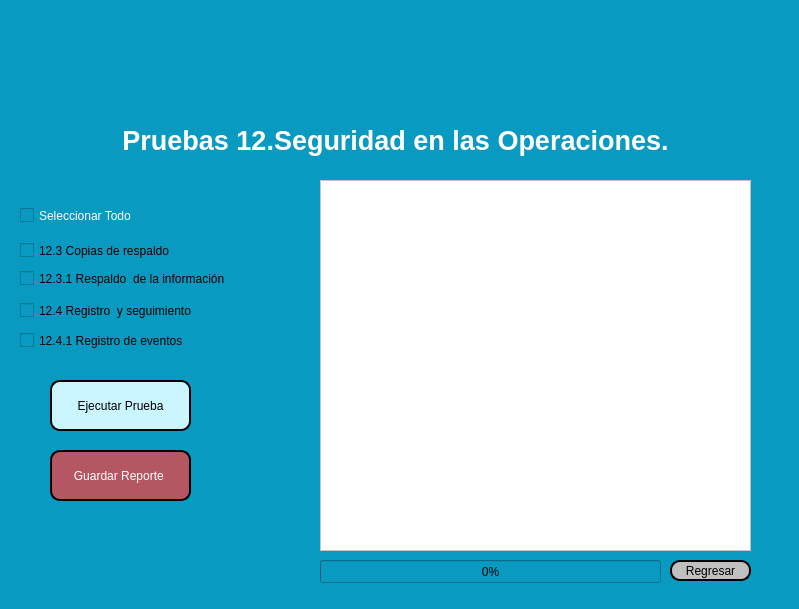
<?xml version="1.0" encoding="UTF-8"?>
<ui version="4.0">
 <class>MainWindow</class>
 <widget class="QMainWindow" name="MainWindow">
  <property name="geometry">
   <rect>
    <x>0</x>
    <y>0</y>
    <width>799</width>
    <height>609</height>
   </rect>
  </property>
  <property name="windowTitle">
   <string>Módulo Pruebas 12. Seguridad de Las Operaciones</string>
  </property>
  <property name="styleSheet">
   <string notr="true">background-color: rgb(9, 154, 194);</string>
  </property>
  <widget class="QWidget" name="centralwidget">
   <widget class="QLabel" name="label">
    <property name="geometry">
     <rect>
      <x>90</x>
      <y>110</y>
      <width>611</width>
      <height>61</height>
     </rect>
    </property>
    <property name="styleSheet">
     <string notr="true">font: 16pt &quot;Arial&quot;;</string>
    </property>
    <property name="text">
     <string>&lt;html&gt;&lt;head/&gt;&lt;body&gt;&lt;p align=&quot;center&quot;&gt;&lt;span style=&quot; font-size:20pt; font-weight:600; color:#ffffff;&quot;&gt;Pruebas 12.Seguridad en las Operaciones.&lt;/span&gt;&lt;/p&gt;&lt;/body&gt;&lt;/html&gt;</string>
    </property>
   </widget>
   <widget class="QTextBrowser" name="textBrowser">
    <property name="geometry">
     <rect>
      <x>320</x>
      <y>180</y>
      <width>431</width>
      <height>371</height>
     </rect>
    </property>
    <property name="styleSheet">
     <string notr="true">font: 12pt &quot;Arial&quot;;
background-color: rgb(255, 255, 255);</string>
    </property>
   </widget>
   <widget class="QPushButton" name="pushButton_5">
    <property name="geometry">
     <rect>
      <x>50</x>
      <y>450</y>
      <width>141</width>
      <height>51</height>
     </rect>
    </property>
    <property name="styleSheet">
     <string notr="true">QPushButton {
    background-color: rgb(180, 87, 98);
    font: 12pt &quot;Arial&quot;;
    color: rgb(255, 255, 255);
    border: 2px solid black;
    border-radius: 10px;
}

QPushButton:hover {
    background-color: rgb(200, 107, 118); /* Color cuando el cursor está sobre el botón */
}

QPushButton:pressed {
    background-color: rgb(150, 67, 78); /* Color cuando el botón está presionado */
}
</string>
    </property>
    <property name="text">
     <string>Guardar Reporte </string>
    </property>
   </widget>
   <widget class="QLabel" name="label_3">
    <property name="geometry">
     <rect>
      <x>120</x>
      <y>10</y>
      <width>551</width>
      <height>101</height>
     </rect>
    </property>
    <property name="text">
     <string/>
    </property>
    <property name="pixmap">
     <pixmap>Imagenes/logo segundo panel.jpg</pixmap>
    </property>
   </widget>
   <widget class="QCheckBox" name="checkBox">
    <property name="geometry">
     <rect>
      <x>20</x>
      <y>240</y>
      <width>201</width>
      <height>21</height>
     </rect>
    </property>
    <property name="styleSheet">
     <string notr="true">font: 12pt &quot;Arial&quot;;</string>
    </property>
    <property name="text">
     <string>12.3 Copias de respaldo </string>
    </property>
   </widget>
   <widget class="QCheckBox" name="checkBox_2">
    <property name="geometry">
     <rect>
      <x>20</x>
      <y>270</y>
      <width>271</width>
      <height>17</height>
     </rect>
    </property>
    <property name="styleSheet">
     <string notr="true">font: 12pt &quot;Arial&quot;;</string>
    </property>
    <property name="text">
     <string>12.3.1 Respaldo  de la información </string>
    </property>
   </widget>
   <widget class="QCheckBox" name="checkBox_3">
    <property name="geometry">
     <rect>
      <x>20</x>
      <y>300</y>
      <width>271</width>
      <height>21</height>
     </rect>
    </property>
    <property name="styleSheet">
     <string notr="true">font: 12pt &quot;Arial&quot;;</string>
    </property>
    <property name="text">
     <string>12.4 Registro  y seguimiento </string>
    </property>
   </widget>
   <widget class="QCheckBox" name="checkBox_4">
    <property name="geometry">
     <rect>
      <x>20</x>
      <y>330</y>
      <width>261</width>
      <height>21</height>
     </rect>
    </property>
    <property name="styleSheet">
     <string notr="true">font: 12pt &quot;Arial&quot;;</string>
    </property>
    <property name="text">
     <string>12.4.1 Registro de eventos</string>
    </property>
   </widget>
   <widget class="QPushButton" name="pushButton_6">
    <property name="geometry">
     <rect>
      <x>50</x>
      <y>380</y>
      <width>141</width>
      <height>51</height>
     </rect>
    </property>
    <property name="styleSheet">
     <string notr="true">QPushButton {
    background-color: rgb(203, 246, 255);
    font: 12pt &quot;Arial&quot;;
    border: 2px solid black;
    border-radius: 10px;
}

QPushButton:hover {
    background-color: rgb(180, 230, 255); /* Color cuando el cursor está sobre el botón */
}

QPushButton:pressed {
    background-color: rgb(150, 220, 255); /* Color cuando el botón está presionado */
}


</string>
    </property>
    <property name="text">
     <string>Ejecutar Prueba</string>
    </property>
   </widget>
   <widget class="QPushButton" name="pushButton_2">
    <property name="geometry">
     <rect>
      <x>670</x>
      <y>560</y>
      <width>81</width>
      <height>21</height>
     </rect>
    </property>
    <property name="styleSheet">
     <string notr="true">QPushButton {
    background-color: rgb(192, 192, 192);
    font: 11pt &quot;Arial&quot;;
    color: rgb(0, 0, 0); /* Color del texto negro por defecto */
    border: 2px solid black;
    border-radius: 10px;
}

QPushButton:hover {
    background-color: rgb(212, 212, 212); /* Color cuando el cursor está sobre el botón */
}

QPushButton:pressed {
    background-color: rgb(172, 172, 172); /* Color cuando el botón está presionado */
}
</string>
    </property>
    <property name="text">
     <string>Regresar</string>
    </property>
   </widget>
   <widget class="QCheckBox" name="checkBox_5">
    <property name="geometry">
     <rect>
      <x>20</x>
      <y>200</y>
      <width>211</width>
      <height>31</height>
     </rect>
    </property>
    <property name="styleSheet">
     <string notr="true">font: 12pt &quot;Arial&quot;;
color: rgb(255, 255, 255); /* Blanco */
</string>
    </property>
    <property name="text">
     <string>Seleccionar Todo</string>
    </property>
   </widget>
   <widget class="QProgressBar" name="progressBar">
    <property name="geometry">
     <rect>
      <x>320</x>
      <y>560</y>
      <width>341</width>
      <height>23</height>
     </rect>
    </property>
    <property name="styleSheet">
     <string notr="true">font: 12pt &quot;Arial&quot;;</string>
    </property>
    <property name="value">
     <number>0</number>
    </property>
   </widget>
  </widget>
  <widget class="QStatusBar" name="statusbar"/>
 </widget>
 <tabstops>
  <tabstop>textBrowser</tabstop>
  <tabstop>pushButton_5</tabstop>
 </tabstops>
 <resources/>
 <connections/>
</ui>
